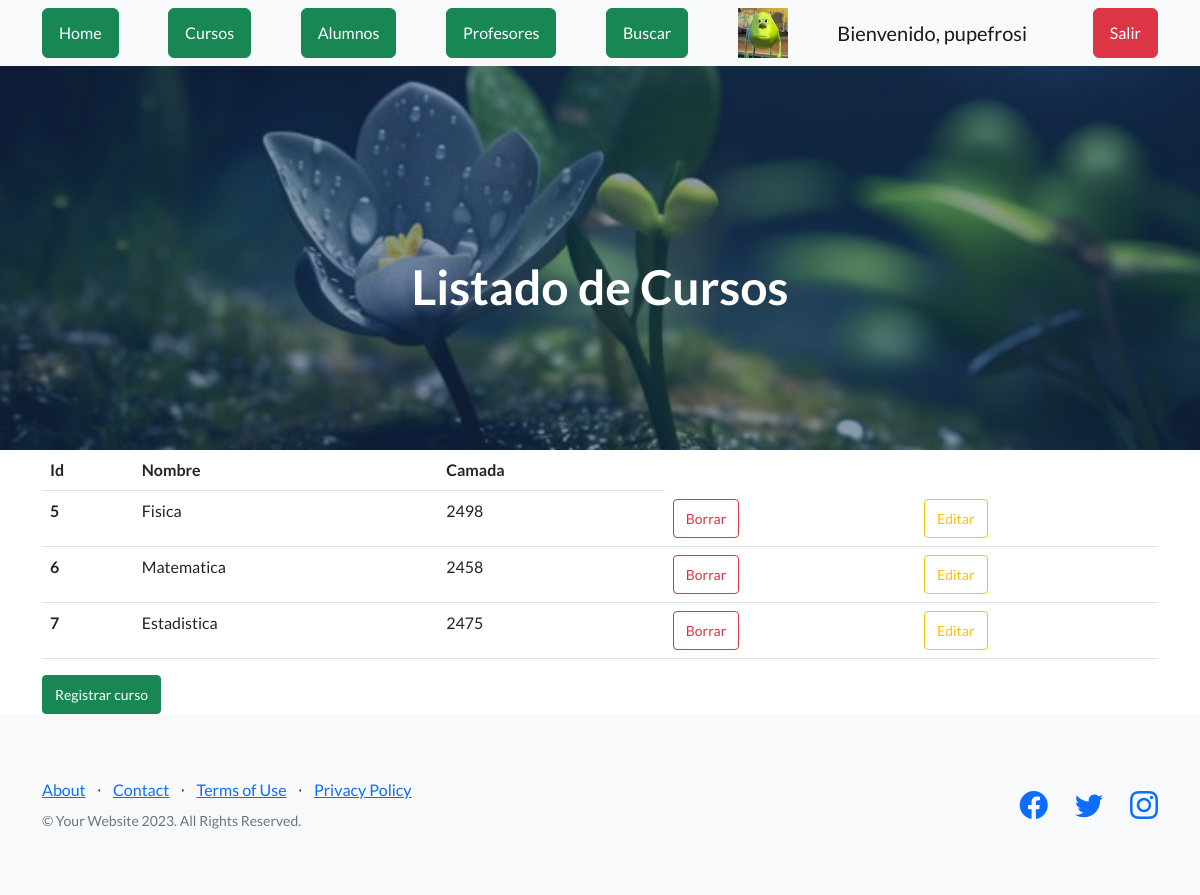
Before: /AppCoder/ver_cursos (signed in) with the older database file.
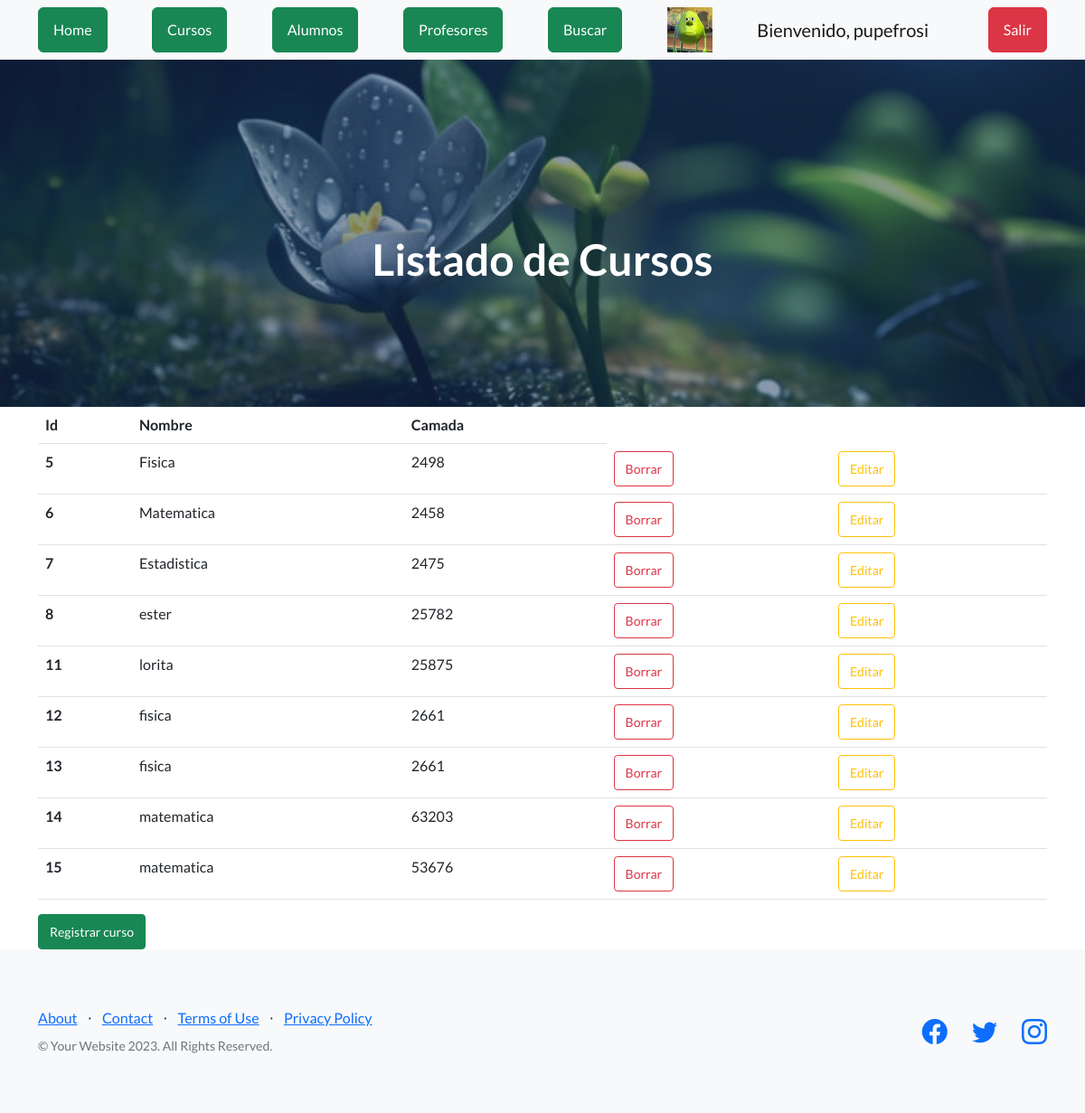
After: the same page with the newer database file.
### AppCoder/models.py (models this page shows, shortened)
class Curso(models.Model):
    nombre = models.CharField(max_length=40)
    camada = models.IntegerField()

### AppCoder/views.py (the view)
# urls.py: path("ver_cursos", views.ver_cursos, name="cursos"),
def ver_cursos(request):
    cursos = Curso.objects.all()
    avatares = Avatar.objects.filter(user=request.user.id)
    return render(request, 'cursos.html', {'cursos': cursos, 'url': avatares[0].imagen.url if avatares.exists() else None})

### AppCoder/template/cursos.html (shortened to what this page needs)
{% extends 'padre.html' %}
{% load static %}
{% block h1 %} Listado de Cursos {% endblock %}
{% block contenido %}
    <main class="container-lg">
        <table class ="table">
            <thead>
                <th>Id</th>
                <th>Nombre</th>
                <th>Camada</th>
            </thead>
            <tbody>
                {% for n in cursos %}
                <tr>
                    <th scope="row">{{n.id}}</th>
                    <td>{{n.nombre}}</td>
                    <td>{{n.camada}}</td>
                    {% if request.user.is_authenticated %}
                    <td><a href="{% url 'eliminar_curso' n.id %}" class="btn btn-outline-danger btn-sm">Borrar</a></td>
                    <td><a href="{% url 'editar_curso' n.id %}" class="btn btn-outline-warning btn-sm">Editar</a></td>
                    {% endif %}
                </tr>
                {% endfor %}
            </tbody>
        </table>
        <a class="btn btn-success btn-sm" href="{% url 'alta_curso' %}">Registrar curso</a>
    </main>
{% endblock %}

Changed rows visible on the page:
added Curso: id "8", nombre "ester", camada "25782"
added Curso: id "11", nombre "lorita", camada "25875"
added Curso: id "12", nombre "fisica", camada "2661"
added Curso: id "13", nombre "fisica", camada "2661"
added Curso: id "14", nombre "matematica", camada "63203"
added Curso: id "15", nombre "matematica", camada "53676"
